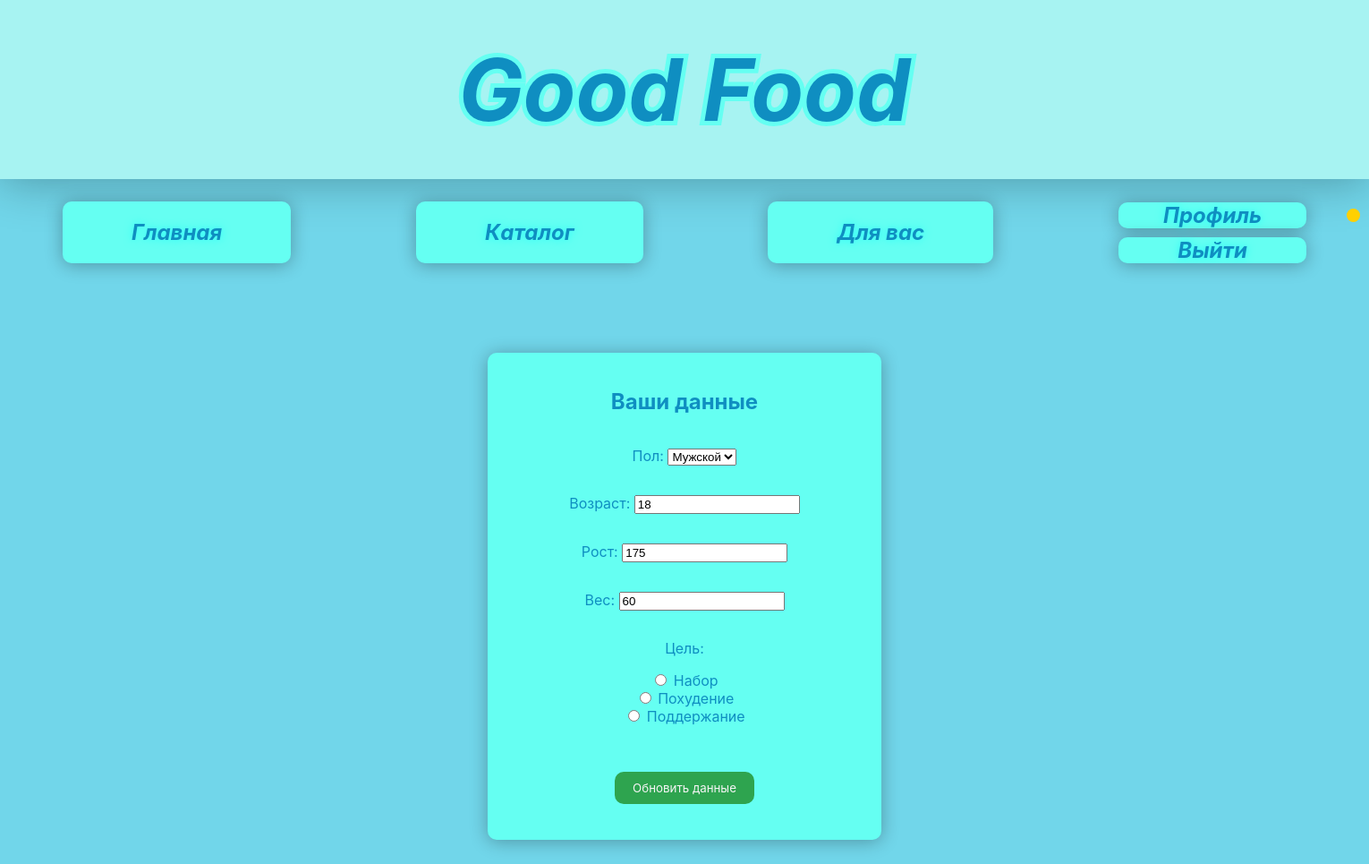
The app's page /auth/profile/ (signed in), older data.
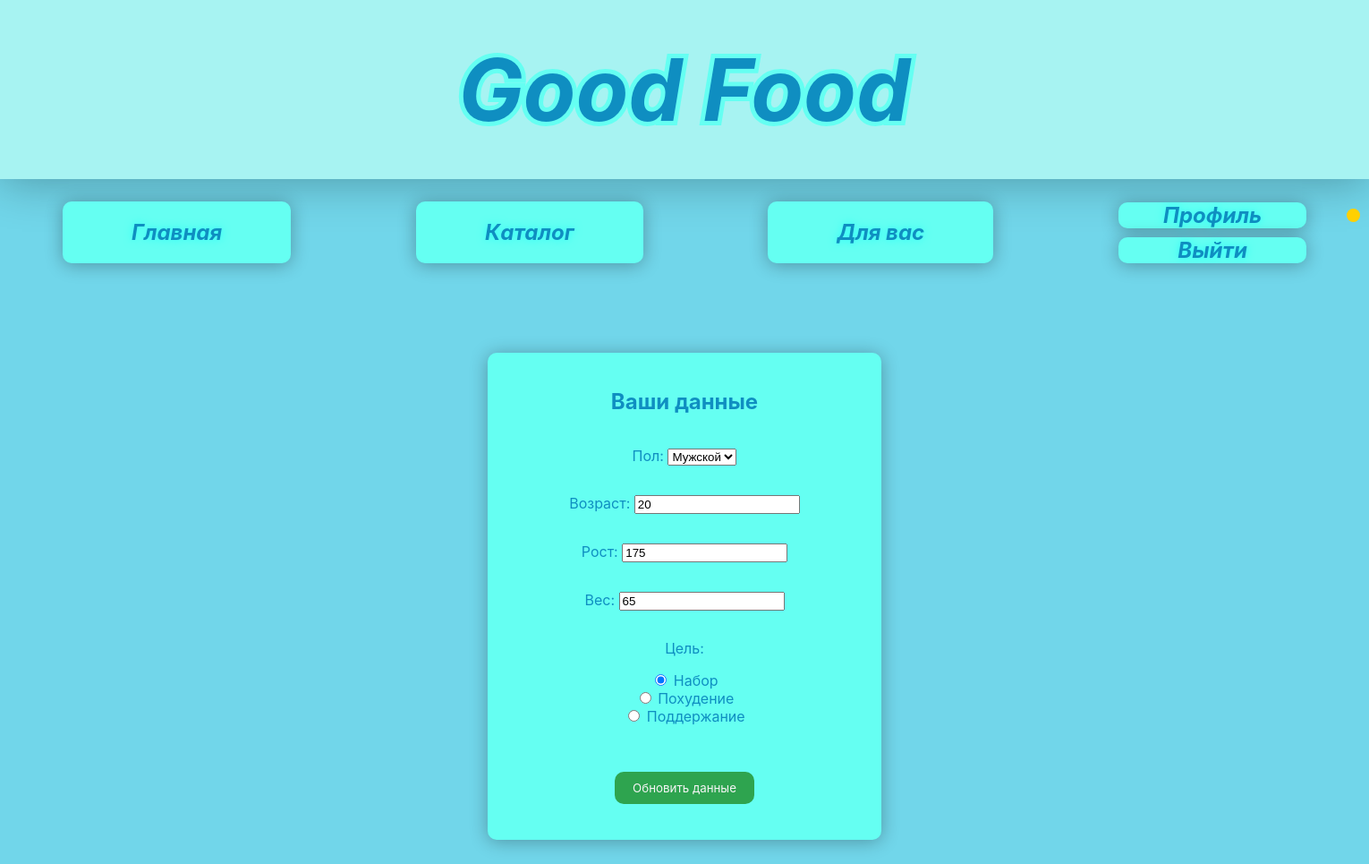
The same page, newer data.
### moduleauth/models.py (models this page shows, shortened)
class Profile(models.Model):
    user = models.OneToOneField(User, null=True, on_delete=models.CASCADE)
    email = models.EmailField(unique=True, null=True, blank=True, verbose_name="Email")
    sex = models.CharField(max_length=6, choices=[('male', 'Мужской'), ('female', 'Женский')], default='male')
    age = models.PositiveIntegerField(default=18, verbose_name='Age' )
    height = models.PositiveIntegerField(default=160,verbose_name="Height")
    weight = models.PositiveIntegerField(default=60, verbose_name="Weight")
    goal = models.CharField(max_length=20, choices=[('gain', 'Набор'), ('lose', 'Похудение'), ('main', 'Поддержание')], default='maintain')
    calorie_adjustment = models.IntegerField(default=0, verbose_name="Коррекция калорий")

### moduleauth/views.py (the view)
# urls.py: path('profile/', views.profile_view, name='profile'),
@login_required
def profile_view(request):
    profile, created = Profile.objects.get_or_create(user=request.user)
    if request.method == 'POST':
        form = UserInfoForm(request.POST, instance=profile)
        if form.is_valid():
            form.save()
            return redirect('profile')
    else:
        form = UserInfoForm(instance=profile)
    return render(request, 'profile.html', {'form': form})

### moduleauth/forms.py (shortened to what this page needs)
class UserInfoForm(forms.ModelForm):
    sex = forms.ChoiceField(label='Пол', required=True, choices=[('male', 'Мужской'), ('female', 'Женский')])
    age = forms.IntegerField(label='Возраст', required=True)
    height = forms.IntegerField(label='Рост', required=True)
    weight = forms.IntegerField(label='Вес', required=True)
    goal = forms.ChoiceField(label='Цель', choices=Profile._meta.get_field('goal').choices, widget=forms.RadioSelect)
    class Meta:
        model = Profile
        fields = ('sex', 'age','height', 'weight', 'goal')
        widgets = {
            'sex': forms.RadioSelect(choices=[('male', 'Мужской'), ('female', 'Женский')]),
            'age': forms.NumberInput(attrs={'min': 0, 'max': 120}),
            'height': forms.NumberInput(attrs={'min': 120, 'max': 300}),
            'weight': forms.NumberInput(attrs={'min': 25, 'max': 300})
        }

### templates/profile.html (shortened to what this page needs)
{% load static %}
<html lang="ru">
    <head>
        <link rel="stylesheet" href="{% static 'styles/base.css' %}">
        <link rel="stylesheet" href="{% static 'styles/profile.css' %}">
    </head>
    <body>
        <div id="heading">
            <span>Good Food</span>
        </div>
        <div id="body">
            <div class="navbar">
                <a href="{% url 'index' %}" class="nav-button">Главная</a>
                <a href="{% url 'catalog' %}" class="nav-button">Каталог</a>
                {% if user.is_authenticated %}
                    <a href="{% url 'foru' %}" class="nav-button restricted">Для вас</a>
                {% else %}
                    <script src="{ static 'utils/restrict.js' }"></script>
                {% endif %}
                <div class="auth-buttons">
                    {% if user.is_authenticated %}
                        <a href="{% url 'profile' %}" class="auth-button">Профиль<div class="nav-button--circle"></div></a>
                        <a href="{% url 'logout' %}" class="auth-button">Выйти</a>
                    {% else %}
                        <a href="{% url 'signin' %}" class="auth-button">Вход</a>
                        <a href="{% url 'signup' %}" class="auth-button">Регистрация</a>
                    {% endif %}
                </div>
            </div>
            <div>
                <form method="post" class="profile-container">
                    <h2>Ваши данные</h2>
                    {{ form.as_p }}
                    <button type="submit" class="save-btn">Обновить данные</button>
                </form>
            </div>
        </div>
    </body>
</html>

Row changes from the older to the newer data that the page shows:
changed Profile "Мужской": age "18" → "20"; weight "60" → "65"; goal "☐ Набор ☐ Похудение ☐ Поддержание" → "☑ Набор ☐ Похудение ☐ Поддержание"
